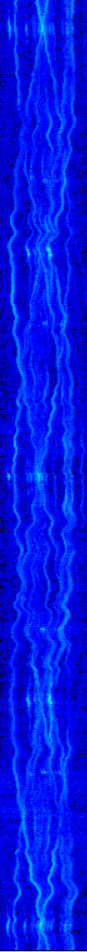
#> input picture image001.png, 87 x 952 px
$ python image_clean.py
#> lines starting #> are read from the running program, lines starting #| are printed output that depends on the picture; after the words box and inside, x2 and y2 are one past the last pixel; in counts of white or black regions, pixels touching at a corner belong together
import cv2
import numpy as np
from matplotlib import pyplot as plt

# Load the image (grayscale)
image = cv2.imread('image001.png', cv2.IMREAD_GRAYSCALE)
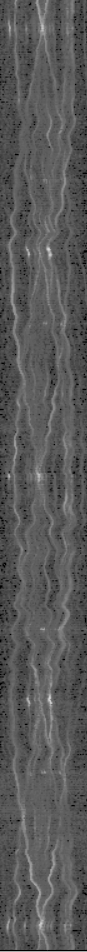
#> image: shape (952, 87); min 0, max 215, mean 88.1

# Apply Gaussian blur to reduce noise before thresholding
blur = cv2.GaussianBlur(image, (5, 5), 0)

# Apply Otsu's thresholding
_, otsu_thresh = cv2.threshold(blur, 0, 255, cv2.THRESH_BINARY + cv2.THRESH_OTSU)
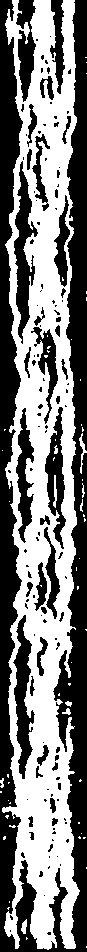
#> otsu_thresh: shape (952, 87); 48.9% white; 58 white regions (48 under 20 px), largest, box (x1, y1, x2, y2) and area: (2, 0, 80, 950) 39894, (79, 433, 87, 474) 97, (53, 475, 57, 508) 77

# Display the results
plt.figure(figsize=(10,5))

plt.subplot(1, 2, 1)
plt.imshow(image, cmap='gray')
plt.title('Original Image')
plt.axis('off')

plt.subplot(1, 2, 2)
plt.imshow(otsu_thresh, cmap='gray')
plt.title('Otsu Thresholding')
plt.axis('off')

plt.show()
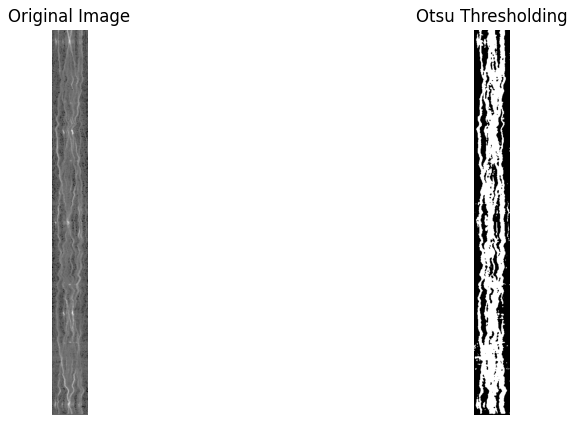
#> figure drawn by matplotlib, 2 panels
